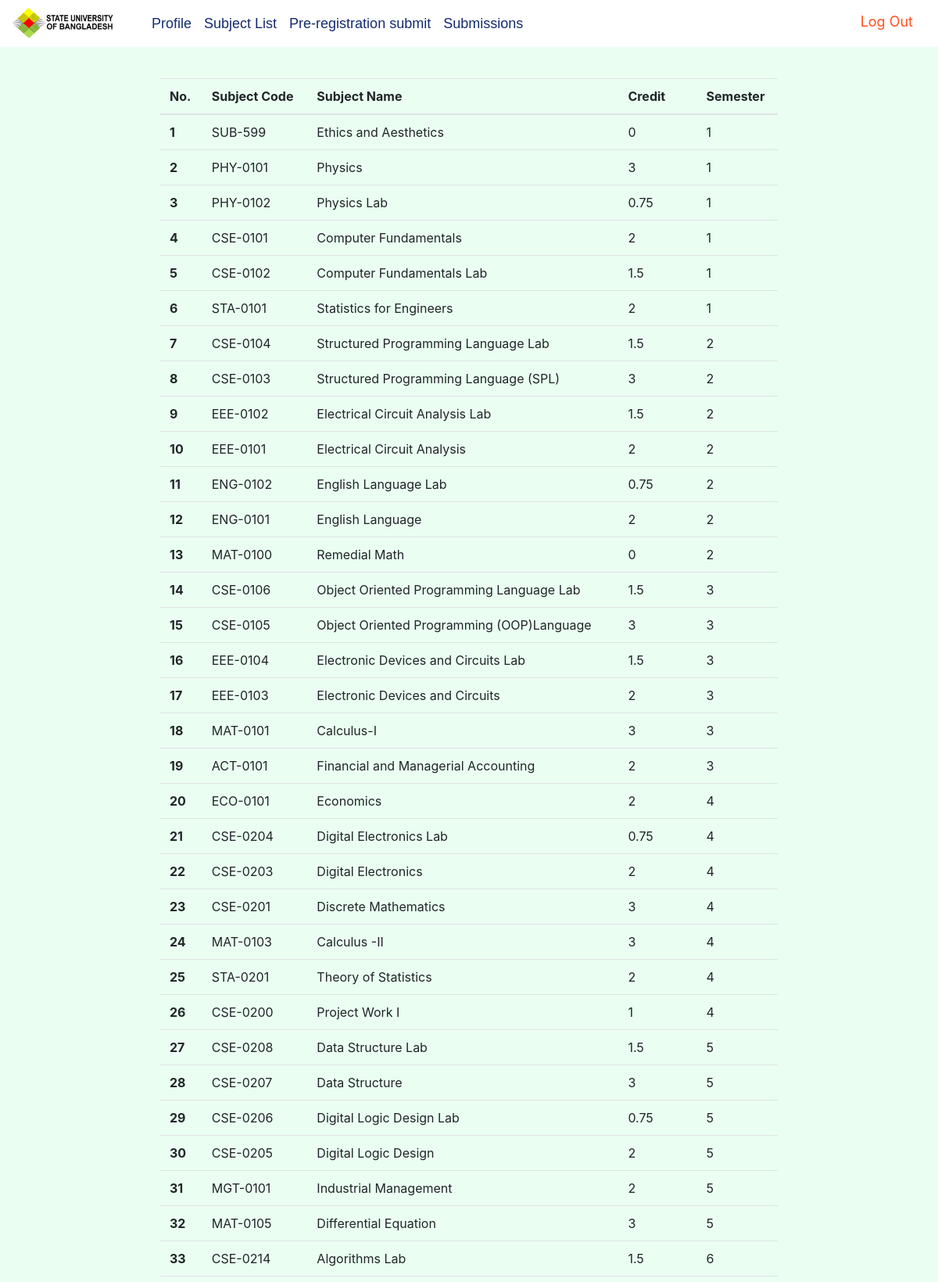
Page /sub_list.php (signed in, upper part) on the committed database.
### tables this page shows
CREATE TABLE `subjects` (
  `code` varchar(10) NOT NULL,
  `sub` varchar(60) DEFAULT NULL,
  `semester` int(1) DEFAULT NULL,
  `credit` double DEFAULT NULL,
  `id` int(11) NOT NULL
);

### sub_list.php (the view, shortened to what this page needs)
<html>
<head>
    <link href="laibery/bootstrap.min.css" rel="stylesheet">
    <?php
    include_once 'laibery/db.php';
    ?>
</head>
<body style="background-color: rgba(230,255,239,0.82)">
<div style="height: 100px" class="header">
    <?php
    include_once 'student_nav.php';
    ?>
</div>
<div class="row">
    <div class="col-md-2"></div>
    <div class="col-md-8">
        <table class="table">
            <thead>
            <tr>
                <?php
                $query="SELECT * from subjects order by semester";
                $result=mysqli_query($link,$query);
                $data=mysqli_fetch_all($result,MYSQLI_ASSOC);
                $i=1;
                ?>
                <th scope="col">No.</th>
                <th scope="col">Subject Code</th>
                <th scope="col">Subject Name</th>
                <th scope="col">Credit</th>
                <th scope="col"></th>
                <th scope="col">Semester</th>
            </tr>
            </thead>
            <tbody>
            <?php
            foreach ($data as $data_items):
                ?>
                <tr>
                    <th scope="row"><?= $i++?></th>
                    <td><?= $data_items['code']?></td>
                    <td><?= $data_items['sub']?></td>
                    <td><?= $data_items['credit']?></td>
                    <td></td>
                    <td><?= $data_items['semester']?></td>
                </tr>
            <?php endforeach; ?>
            </tbody>
        </table>
    </div>
</div>
</body>
</html>

### rows in the picture
subjects: code "SUB-599", sub "Ethics and Aesthetics", credit "0", semester "1"
subjects: code "PHY-0101", sub "Physics", credit "3", semester "1"
subjects: code "PHY-0102", sub "Physics Lab", credit "0.75", semester "1"
subjects: code "CSE-0101", sub "Computer Fundamentals", credit "2", semester "1"
subjects: code "CSE-0102", sub "Computer Fundamentals Lab", credit "1.5", semester "1"
subjects: code "STA-0101", sub "Statistics for Engineers", credit "2", semester "1"
subjects: code "CSE-0104", sub "Structured Programming Language Lab", credit "1.5", semester "2"
subjects: code "CSE-0103", sub "Structured Programming Language (SPL)", credit "3", semester "2"
subjects: code "EEE-0102", sub "Electrical Circuit Analysis Lab", credit "1.5", semester "2"
subjects: code "EEE-0101", sub "Electrical Circuit Analysis", credit "2", semester "2"
subjects: code "ENG-0102", sub "English Language Lab", credit "0.75", semester "2"
subjects: code "ENG-0101", sub "English Language", credit "2", semester "2"
subjects: code "MAT-0100", sub "Remedial Math", credit "0", semester "2"
subjects: code "CSE-0106", sub "Object Oriented Programming Language Lab", credit "1.5", semester "3"
subjects: code "CSE-0105", sub "Object Oriented Programming (OOP)Language", credit "3", semester "3"
subjects: code "EEE-0104", sub "Electronic Devices and Circuits Lab", credit "1.5", semester "3"
subjects: code "EEE-0103", sub "Electronic Devices and Circuits", credit "2", semester "3"
subjects: code "MAT-0101", sub "Calculus-I", credit "3", semester "3"
subjects: code "ACT-0101", sub "Financial and Managerial Accounting", credit "2", semester "3"
subjects: code "ECO-0101", sub "Economics", credit "2", semester "4"
subjects: code "CSE-0204", sub "Digital Electronics Lab", credit "0.75", semester "4"
subjects: code "CSE-0203", sub "Digital Electronics", credit "2", semester "4"
subjects: code "CSE-0201", sub "Discrete Mathematics", credit "3", semester "4"
subjects: code "MAT-0103", sub "Calculus -II", credit "3", semester "4"
subjects: code "STA-0201", sub "Theory of Statistics", credit "2", semester "4"
subjects: code "CSE-0200", sub "Project Work I", credit "1", semester "4"
subjects: code "CSE-0208", sub "Data Structure Lab", credit "1.5", semester "5"
subjects: code "CSE-0207", sub "Data Structure", credit "3", semester "5"
subjects: code "CSE-0206", sub "Digital Logic Design Lab", credit "0.75", semester "5"
subjects: code "CSE-0205", sub "Digital Logic Design", credit "2", semester "5"
subjects: code "MGT-0101", sub "Industrial Management", credit "2", semester "5"
subjects: code "MAT-0105", sub "Differential Equation", credit "3", semester "5"
subjects: code "CSE-0214", sub "Algorithms Lab", credit "1.5", semester "6"
